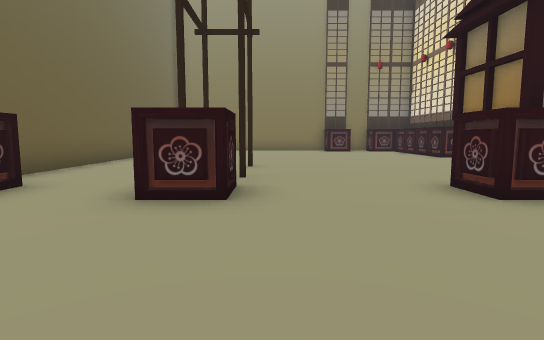
View 1 (above)

13 first-person views from a walk through a scene from a Unity 3-D project. The camera is 1.4 m above the floor, tilts 6° down and sees 80° across. The floor is counted in squares, 2 m on a side. Each view is taken from the middle of a square. On the plan, view 1 faces up. The plan holds only what a view shows up to about 10 squares ahead; the rest is blank. The player is left out. Some animated figures are not drawn.

View 2
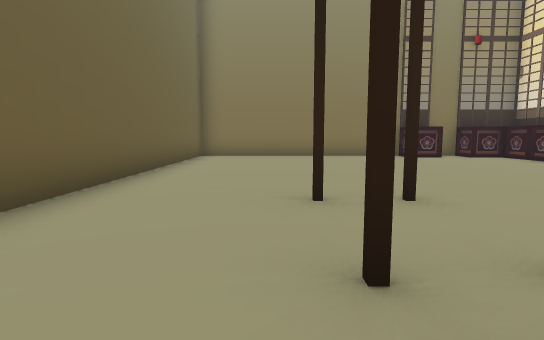

View 3
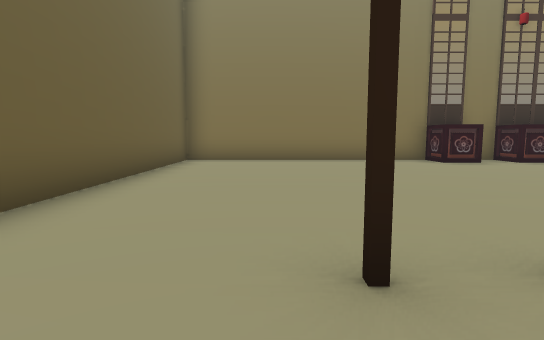

View 4
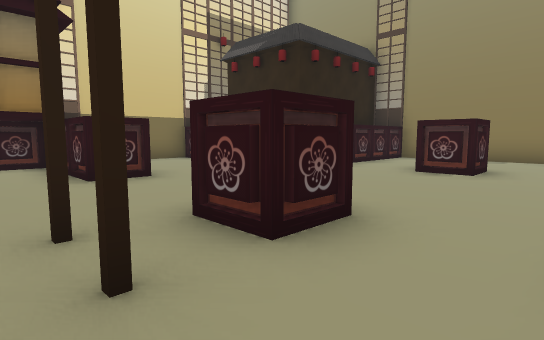

View 5
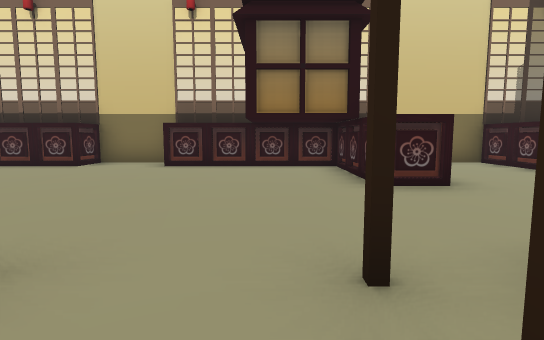

View 6
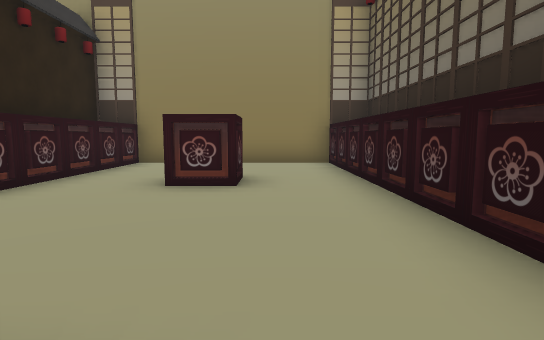

View 7
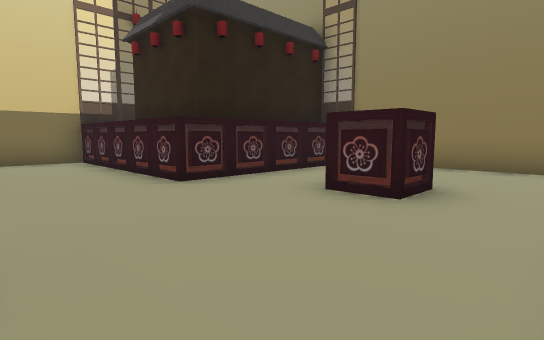

View 8
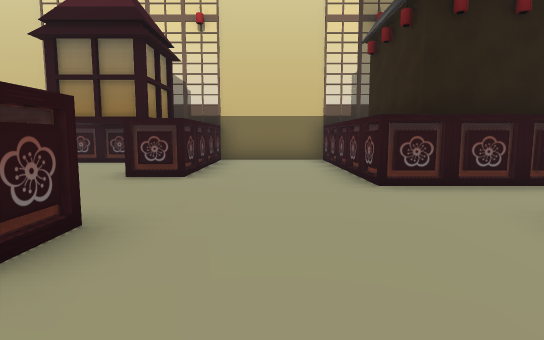

View 9
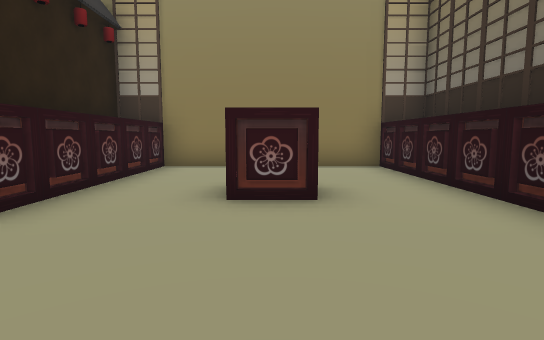

View 10
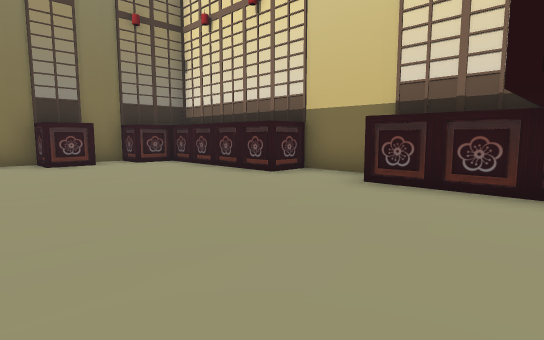

View 11
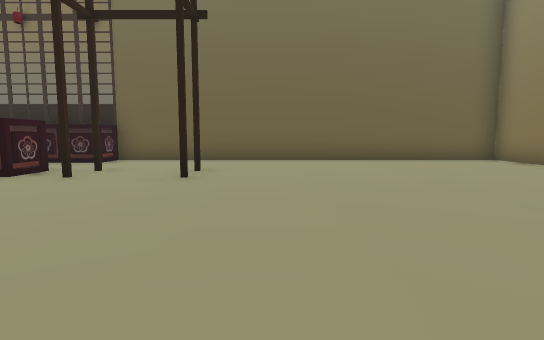

View 12
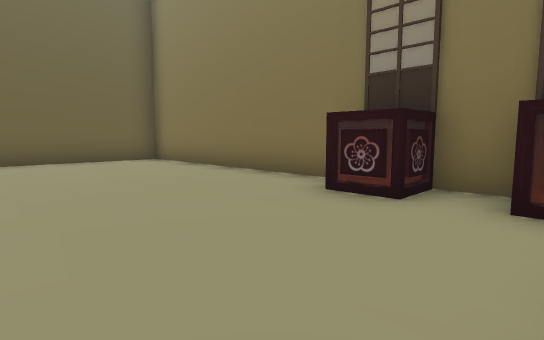

View 13
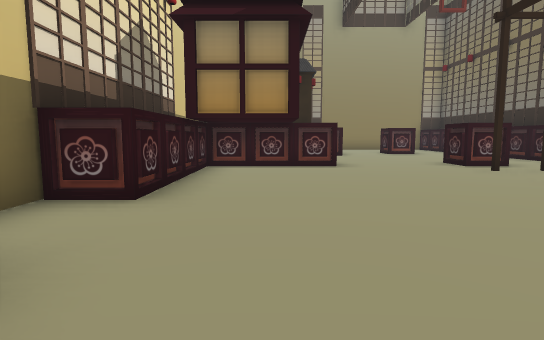

### Floor plan
Points are (right, up) in squares from view 1. A wall is a line through its corners. A room is listed if a view was taken in it or the views show most of it. See-through windows are left out.
Room 1 (views 1, 2, 3, 4, 5, 6, 7, 8, 9, 10, 11, 12, 13)
walls: (-0.5, 4.5) (-0.5, 3.5) (-1.5, 3.5) (-1.5, 4.5) (-0.5, 4.5); (5.3, 4.3) (5.5, 4.5) (5.5, 8.5) (6.5, 8.5) (6.5, 10.5) (5.5, 10.5) (5.5, 14.5) (4.5, 14.5) (4.5, 15.5) (3.5, 15.5) (3.5, 14.5) (2.5, 14.5) (2.5, 15.5) (-4.5, 15.5) (-4.5, 4.5) (-3.5, 4.5) (-3.5, -4.5) (-0.5, -4.5); (-1.5, -1.6) (-1.5, -0.5) (-0.5, -0.5); (0, -4.5) (1.5, -4.5) (1.5, 0.5) (6.5, 0.5) (6.5, 3.5) (2.5, 3.5) (2.5, 4.5) (5.5, 4.5)

Positions as (right, up) in squares from view 1, and headings:
1: (0, 0), facing up
2: (-2, 4), facing up
3: (-2, 6), facing up
4: (-3, 6), facing down-right
5: (-2, 6), facing right
6: (-2, 4), facing down
7: (-3, 3), facing down-right
8: (-3, 2), facing right
9: (-1, 3), facing down
10: (1, 6), facing up-right
11: (5, 9), facing left
12: (5, 11), facing up-left
13: (4, 12), facing down
